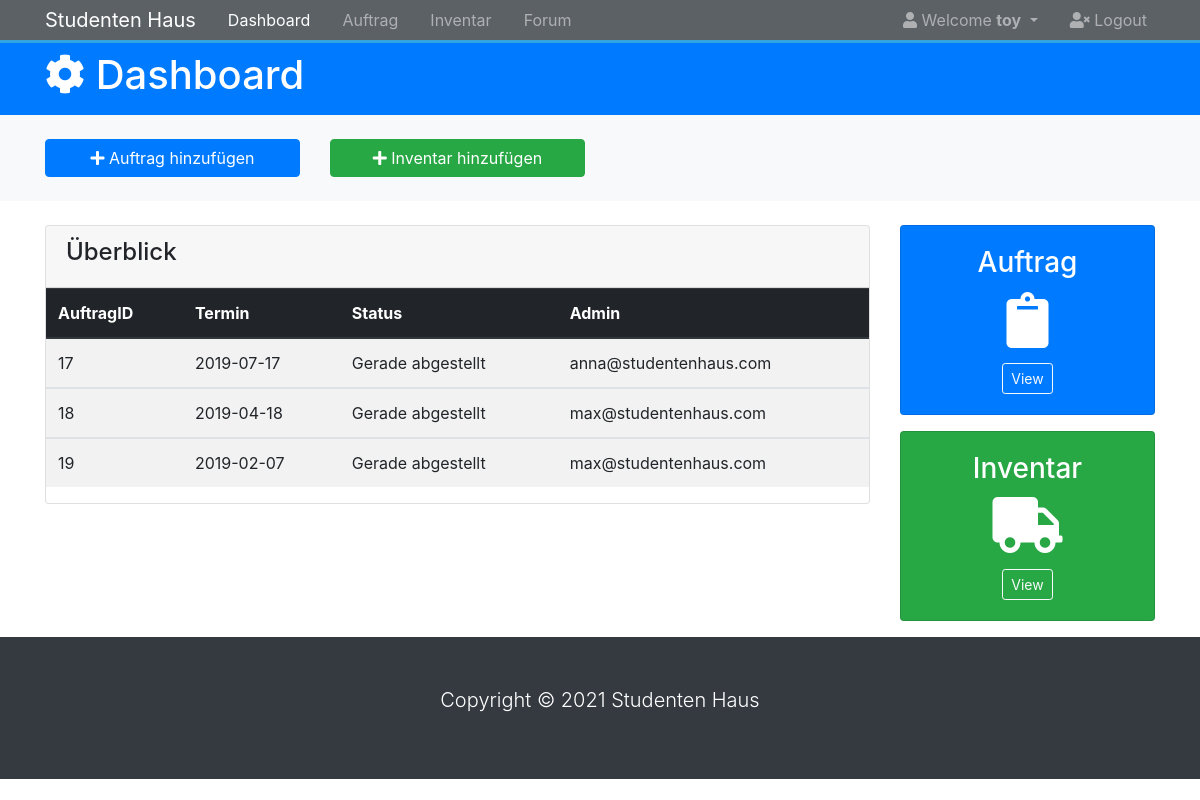
The page /public_html/umzug.php (signed in) on the database its author committed.
### tables this page shows
CREATE TABLE `student` (
  `student_id` int(255) NOT NULL,
  `vorname` varchar(255) NOT NULL,
  `nachname` varchar(255) NOT NULL,
  `email` varchar(255) NOT NULL,
  `username` varchar(30) NOT NULL,
  `telefon` varchar(13) NOT NULL,
  `password` varchar(255) NOT NULL
);

CREATE TABLE `auftrag` (
  `auftrag_id` int(12) NOT NULL,
  `termin` date NOT NULL,
  `einzugsadress` text NOT NULL,
  `einzugsPLZ` text NOT NULL,
  `zieladress` text NOT NULL,
  `zielPLZ` text NOT NULL,
  `student_id` int(11) DEFAULT NULL,
  `inventar_id` int(11) DEFAULT NULL,
  `status_id` int(11) DEFAULT NULL
);

CREATE TABLE `status` (
  `status_id` int(11) NOT NULL,
  `preis` varchar(255) DEFAULT NULL,
  `Bezahlung` tinyint(1) DEFAULT NULL,
  `Zustand` text NOT NULL,
  `lieferer_id` int(11) DEFAULT NULL,
  `admin_id` int(11) DEFAULT NULL
);

### public_html/umzug.php (the view, shortened to what this page needs)
<?php
  include('server.php');
?>
<!DOCTYPE html>
<html lang="en">
<head>
  <link rel="stylesheet" href="https://use.fontawesome.com/releases/v5.0.13/css/all.css"
>
  <link rel="stylesheet" href="https://stackpath.bootstrapcdn.com/bootstrap/4.1.1/css/bootstrap.min.css"
>
  <link rel="stylesheet" href="css/style.css">
</head>
<body>
  <nav class="navbar navbar-expand-sm navbar-dark bg-dark p-0">
    <div class="container">
      <a href="dashboard.php" class="navbar-brand">Studenten Haus</a>
      <div class="collapse navbar-collapse" id="navbarCollapse">
        <ul class="navbar-nav">
          <li class="nav-item px-2">
            <a href="dashboard.php" class="nav-link active">Dashboard</a>
          </li>
          <li class="nav-item px-2">
            <a href="auftrag.php" class="nav-link">Auftrag</a>
          </li>
          <li class="nav-item px-2">
            <a href="inventar.php" class="nav-link">Inventar</a>
          </li>
          <li class="nav-item px-2">
            <a href="forum.php" class="nav-link">Forum</a>
          </li>
        </ul>
        <ul class="navbar-nav ml-auto">
          <li class="nav-item dropdown mr-3">
            <a href="#" class="nav-link dropdown-toggle" data-toggle="dropdown">
              <i class="fas fa-user"></i> Welcome
	        <?php  if (isset($_SESSION['username'])) : ?>
    		<strong><?php echo $_SESSION['username']; ?></strong>
    	    	<?php endif ?>
            </a>
          </li>
          <li class="nav-item">
            <a href="login.php" class="nav-link">
              <i class="fas fa-user-times"></i> Logout
            </a>
          </li>
        </ul>
      </div>
    </div>
  </nav>
  <header id="main-header" class="py-2 bg-primary text-white">
    <div class="container">
      <div class="row">
        <div class="col-md-6">
          <h1>
            <i class="fas fa-cog"></i> Dashboard</h1>
        </div>
      </div>
    </div>
  </header>
  <section id="actions" class="py-4 mb-4 bg-light">
    <div class="container">
      <div class="row">
        <div class="col-md-3">
          <a href="auftraghinzu.php" class="btn btn-primary btn-block">
            <i class="fas fa-plus"></i> Auftrag hinzufügen
          </a>
        </div>
        <div class="col-md-3">
          <a href="inventarhinzu.php" class="btn btn-success btn-block">
            <i class="fas fa-plus"></i> Inventar hinzufügen
          </a>
        </div>
      </div>
    </div>
  </section>
  <section id="posts">
    <div class="container">
      <div class="row">
        <div class="col-md-9">
          <div class="card">
            <div class="card-header">
              <h4>Überblick</h4>
            </div>
            <table class="table table-striped">
              <thead class="thead-dark">
                <tr>
                  <th>AuftragID</th>
                  <th>Termin</th>
                  <th>Status</th>
                  <th>Admin</th>
                </tr>
              </thead>
              <?php
                $query = "SELECT Student.username, Auftrag.auftrag_id, Auftrag.termin, Status.Zustand, Admin.email FROM Student, Auftrag, Status, Admin WHERE Student.username = '".$_SESSION['username']."' AND Student.student_id = Auftrag.student_id AND Auftrag.status_id = Status.status_id AND Status.admin_id = Admin.admin_id";
                $data = mysqli_query($db, $query);
                if ($data !== 0) {
                  while ($row = mysqli_fetch_assoc($data)){
                    echo '<tbody>';
                    echo '<tr><td>' . $row['auftrag_id'] . '</td>';
                    echo '<td>' . $row['termin'] . '</td>';
                    echo '<td>' . $row['Zustand'] . '</td>';
                    echo '<td>' . $row['email'] . '</td></tr>';
                    echo '</tbody>';
                  }
                }
                else {
                  echo '<p class="error">There was a problem accessing to data.</p>';
                }
                ?>
            </table>
          </div>
        </div>
        <div class="col-md-3">
          <div class="card text-center bg-primary text-white mb-3">
            <div class="card-body">
              <h3>Auftrag</h3>
              <h4 class="display-4">
                <i class="fas fa-clipboard"></i>
              </h4>
              <a href="auftrag.php" class="btn btn-outline-light btn-sm">View</a>
            </div>
          </div>
          <div class="card text-center bg-success text-white mb-3">
            <div class="card-body">
              <h3>Inventar</h3>
              <h4 class="display-4">
                <i class="fas fa-truck"></i>
              </h4>
              <a href="inventar.php" class="btn btn-outline-light btn-sm">View</a>
            </div>
          </div>
        </div>
      </div>
    </div>
  </section>
  <footer id="main-footer" class="bg-dark text-white p-5">
    <div class="container">
      <div class="row">
        <div class="col">
          <p class="lead text-center">
            Copyright &copy;
            <span id="year"></span>
            Studenten Haus
          </p>
        </div>
      </div>
    </div>
  </footer>
</body>
</html>

### public_html/css/style.css (style rules this page uses)
body { background: ; color: ; }
.navbar { border-bottom: #008ed6 3px solid; opacity: 0.8; }

### rows shown on the page
student: auftrag.auftrag_id "17", auftrag.termin "2019-07-17", status.Zustand "Gerade abgestellt", admin.email "anna@studentenhaus.com", auftrag.auftrag_id "18", auftrag.termin "2019-04-18", admin.email "max@studentenhaus.com", auftrag.auftrag_id "19", auftrag.termin "2019-02-07"

### other values the page prints
$_SESSION['username'] "toy"
